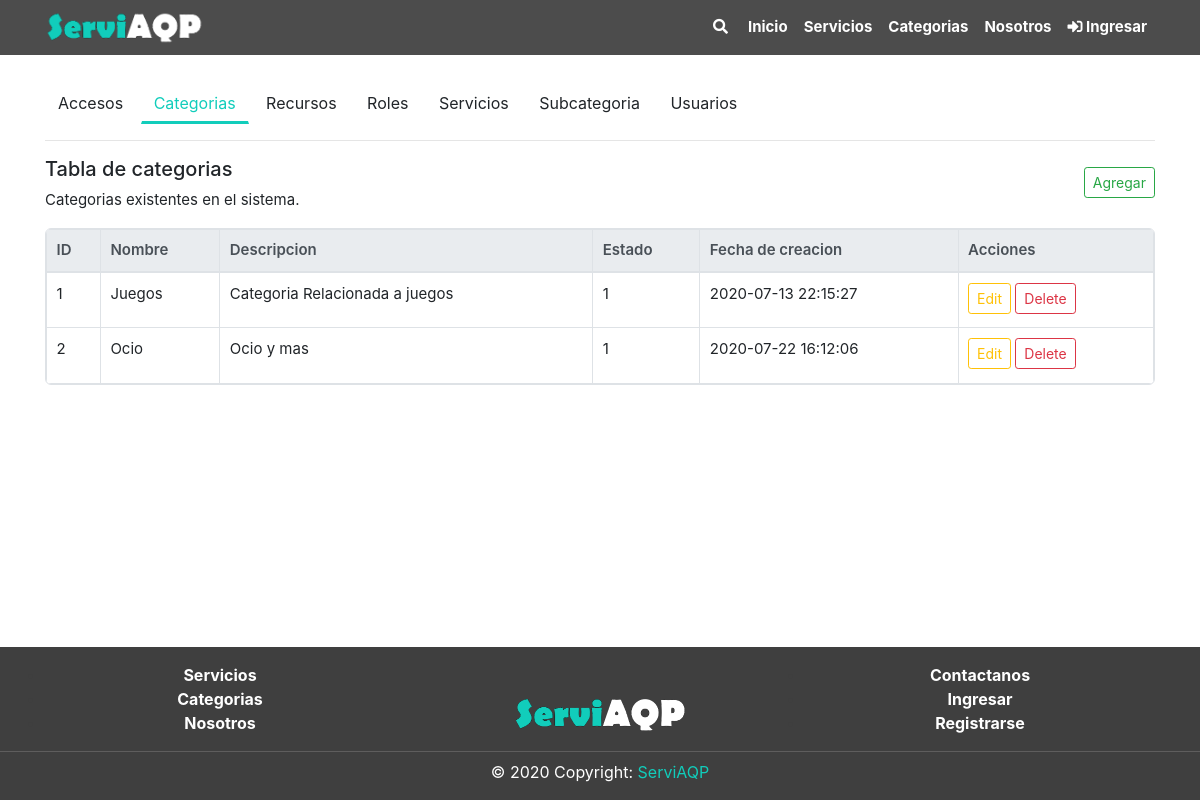
The page /Categorias/tabla.php on the database as committed earlier.
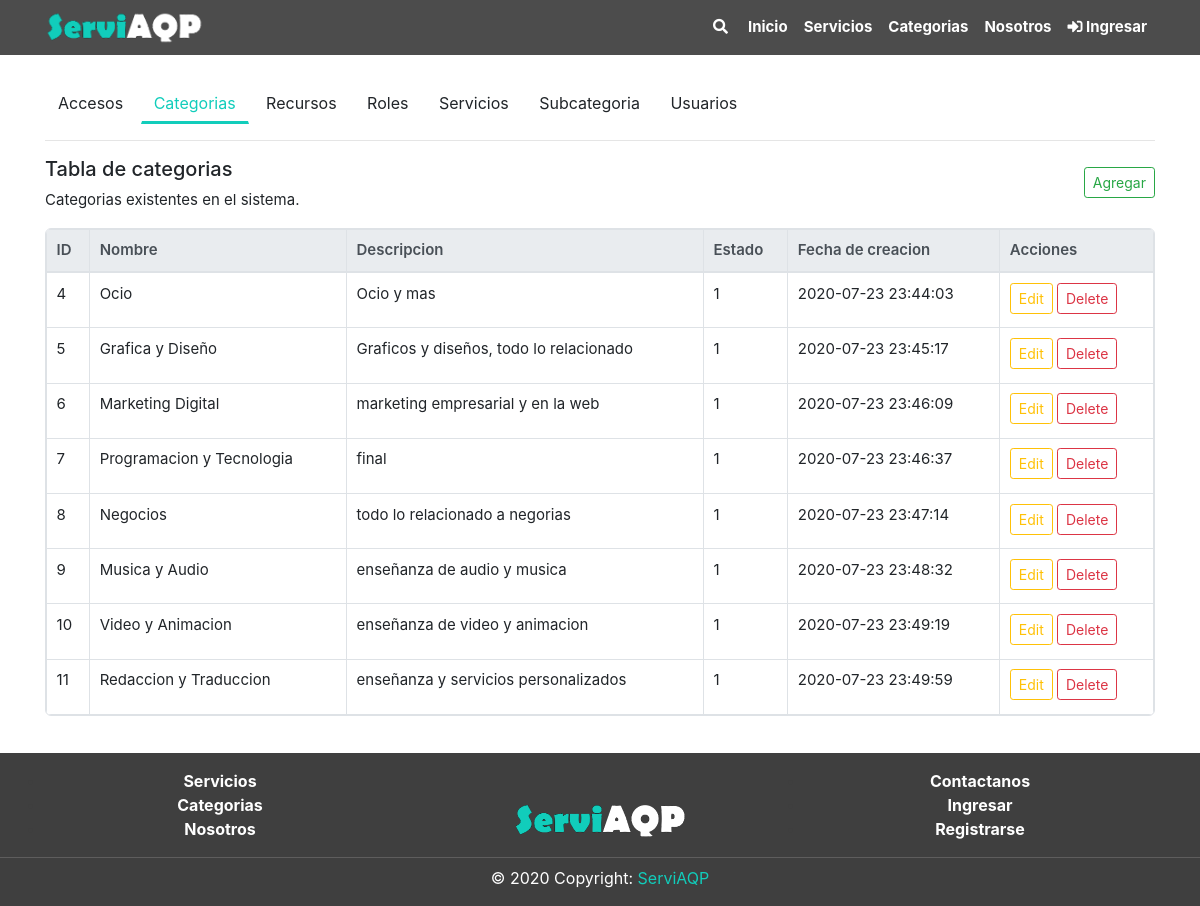
The same page on the database as committed later.
### tables this page shows
CREATE TABLE `categoria` (
  `CatId` int(11) NOT NULL,
  `CatNom` varchar(60) NOT NULL,
  `CatDes` text NOT NULL,
  `CatEstReg` int(1) NOT NULL DEFAULT 1,
  `CatFecCre` timestamp NOT NULL DEFAULT current_timestamp() ON UPDATE current_timestamp()
);

### Categorias/tabla.php (the view, shortened to what this page needs)
<?php
include("../includes/header.php");
?>
<div class="section">
	<div class="container pt-4">
		<div class="mb-2">
			<?php
			include("../includes/tables_menu.php");
			?>
		</div>
		<hr class="mt-3">
		<div class="mt-3 row">
			<div class="col-10 ">
				<h5>Tabla de categorias</h5>
				<p>Categorias existentes en el sistema.</p>
			</div>
			<div class="col-2 align-self-center mb-3">
				<?php
				include("crud_categoria/add.php");
				?>
			</div>
		</div>
		<div>
			<?php
			$query = "SELECT * FROM CATEGORIA";
			$resultProduct = mysqli_query($conn, $query);
			if (mysqli_num_rows($resultProduct) > 0) {
			?>
				<div class="table-responsive table-bordered tb">
					<table class='table'>
						<thead class="thead-light">
							<th>ID</th>
							<th>Nombre</th>
							<th>Descripcion</th>
							<th>Estado</th>
							<th>Fecha de creacion</th>
							<th>Acciones</th>
						</thead>
						<tbody>
							<?php
							while ($row = mysqli_fetch_array($resultProduct)) {
							?>
								<tr>
									<td><?php echo $row['CatId'] ?></td>
									<td><?php echo $row['CatNom'] ?></td>
									<td><?php echo $row['CatDes'] ?></td>
									<td><?php echo $row['CatEstReg'] ?></td>
									<td><?php echo $row['CatFecCre'] ?></td>
									<td>
										<button type="button" onclick="edit_categoria(<?php echo $row['CatId'] ?>)" class="btn btn-outline-warning btn-sm mb-1" data-toggle="modal" data-target="#editModal" data-whatever="@mdo">Edit</button>
										<a href="crud_categoria/delete.php?id=<?php echo $row['CatId'] ?>" class="btn btn-outline-danger btn-sm mb-1">
											Delete
										</a>
									</td>
								</tr>
							<?php } ?>
						</tbody>
					</table>
				</div>
			<?php } else { ?>
				<p>No hay elementos</p>
			<?php } ?>
		</div>
	</div>
</div>
<?php
include("../includes/footer.php");
?>

Rows that differ between the two databases and show on the page:
removed categoria: CatId "1", CatNom "Juegos", CatDes "Categoria Relacionada a juegos", CatEstReg "1", CatFecCre "2020-07-13 22:15:27"
removed categoria: CatId "2", CatNom "Ocio", CatDes "Ocio y mas", CatEstReg "1", CatFecCre "2020-07-22 16:12:06"
added categoria: CatId "4", CatNom "Ocio", CatDes "Ocio y mas", CatEstReg "1", CatFecCre "2020-07-23 23:44:03"
added categoria: CatId "5", CatNom "Grafica y Diseño", CatDes "Graficos y diseños, todo lo relacionado", CatEstReg "1", CatFecCre "2020-07-23 23:45:17"
added categoria: CatId "6", CatNom "Marketing Digital", CatDes "marketing empresarial y en la web", CatEstReg "1", CatFecCre "2020-07-23 23:46:09"
added categoria: CatId "7", CatNom "Programacion y Tecnologia", CatDes "final", CatEstReg "1", CatFecCre "2020-07-23 23:46:37"
added categoria: CatId "8", CatNom "Negocios", CatDes "todo lo relacionado a negorias", CatEstReg "1", CatFecCre "2020-07-23 23:47:14"
added categoria: CatId "9", CatNom "Musica y Audio", CatDes "enseñanza de audio y musica", CatEstReg "1", CatFecCre "2020-07-23 23:48:32"
added categoria: CatId "10", CatNom "Video y Animacion", CatDes "enseñanza de video y animacion", CatEstReg "1", CatFecCre "2020-07-23 23:49:19"
added categoria: CatId "11", CatNom "Redaccion y Traduccion", CatDes "enseñanza y servicios personalizados", CatEstReg "1", CatFecCre "2020-07-23 23:49:59"
